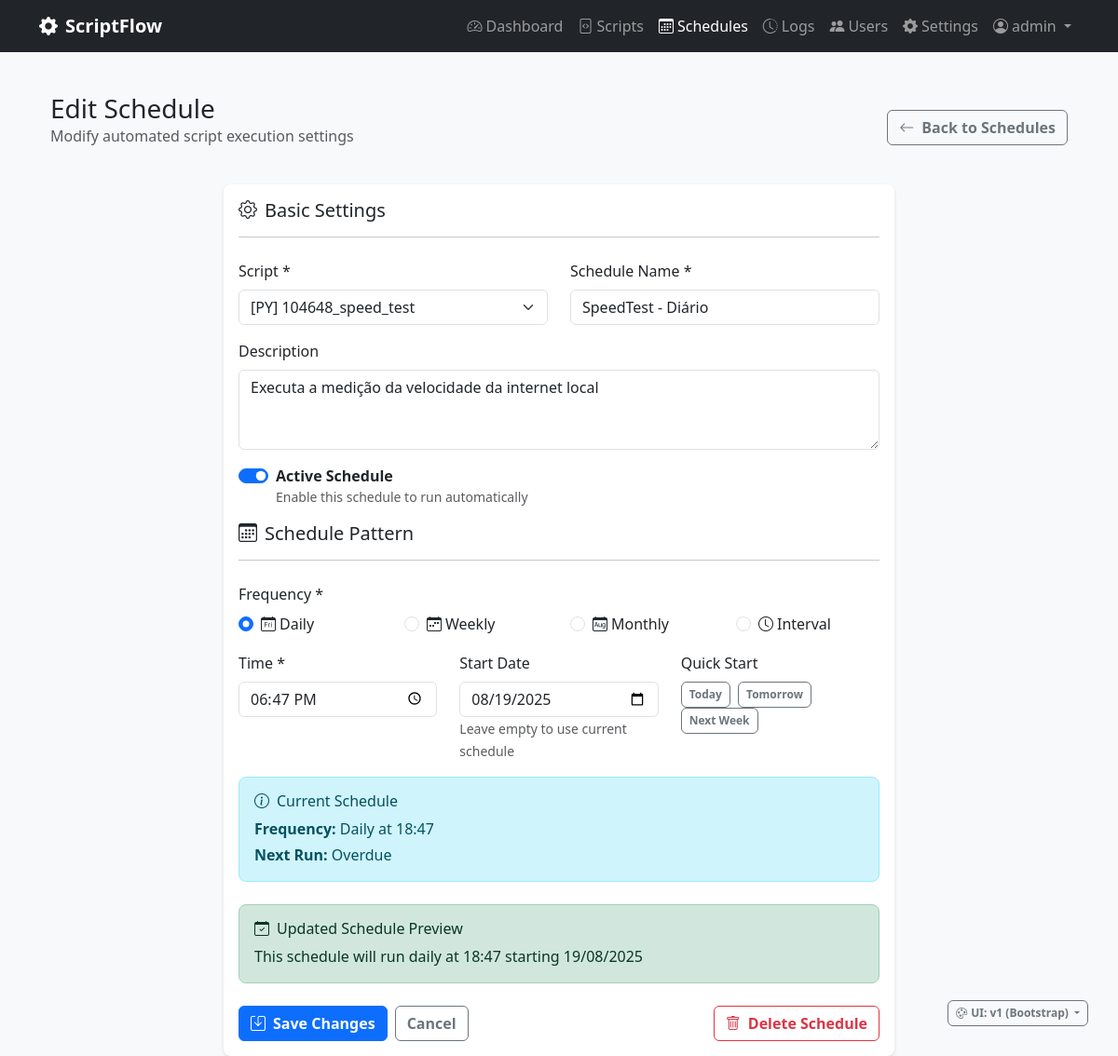
Before: /schedules/1/edit (signed in) with the older database file.
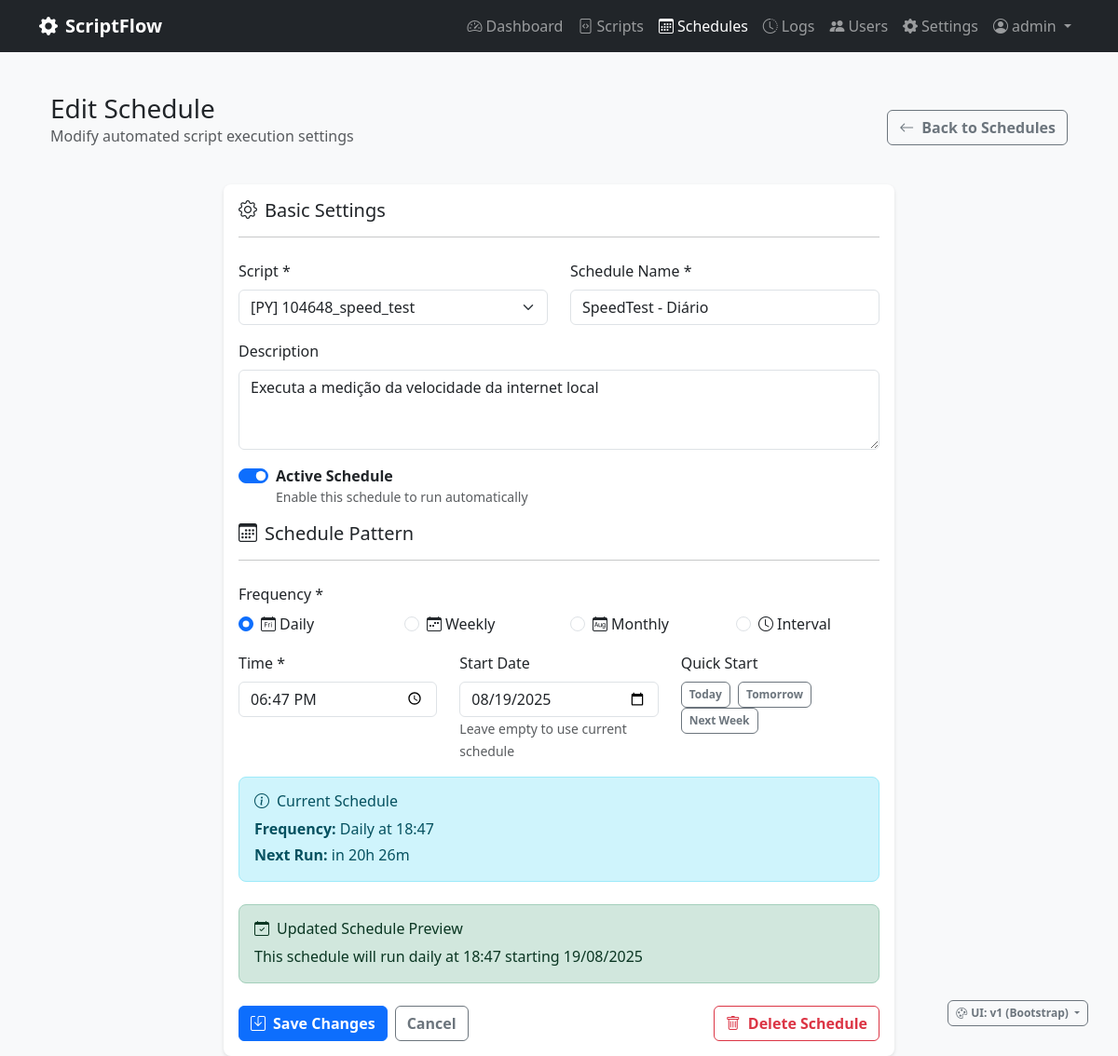
After: the same page with the newer database file.
### scriptflow.py (models this page shows, shortened)
class Schedule(db.Model):
    __tablename__ = 'schedules'
    id = db.Column(db.Integer, primary_key=True)
    name = db.Column(db.String(100), nullable=False)
    description = db.Column(db.Text)
    frequency = db.Column(db.String(20), nullable=False)  # daily, weekly, monthly, custom
    time_config = db.Column(db.Text)  # JSON string with time configuration
    is_active = db.Column(db.Boolean, default=True)
    created_at = db.Column(db.DateTime, default=datetime.now)
    updated_at = db.Column(db.DateTime, default=datetime.now, onupdate=datetime.now)
    next_run_time = db.Column(db.DateTime)
    last_execution_id = db.Column(db.Integer, db.ForeignKey('executions.id'))
    script_id = db.Column(db.Integer, db.ForeignKey('scripts.id'), nullable=False)
    user_id = db.Column(db.Integer, db.ForeignKey('users.id'), nullable=False)
    script = db.relationship('Script', backref='schedules')
    user = db.relationship('User', backref='schedules')
    last_execution = db.relationship('Execution', foreign_keys=[last_execution_id])
    @property
    def time_config_json(self):
        if self.time_config:
            try:
                return json.loads(self.time_config)
            except:
                return {}
        return {}
    @property
    def next_run_display(self):
        if not self.next_run_time:
            return "Not scheduled"
        now = datetime.now()  # Use local time instead of UTC
        delta = self.next_run_time - now
        if delta.total_seconds() < 0:
            return "Overdue"
        elif delta.total_seconds() < 3600:  # Less than 1 hour
            minutes = int(delta.total_seconds() / 60)
            return f"in {minutes}m"
        elif delta.total_seconds() < 86400:  # Less than 1 day
            hours = int(delta.total_seconds() / 3600)
            minutes = int((delta.total_seconds() % 3600) / 60)
            return f"in {hours}h {minutes}m"
        else:
            days = int(delta.total_seconds() / 86400)
            return f"in {days} days"
    @property
    def frequency_display(self):
        if self.frequency == 'daily':
            config = self.time_config_json
            if config.get('time'):
                return f"Daily at {config['time']}"
            return "Daily"
        elif self.frequency == 'monthly':
            config = self.time_config_json
            day = config.get('day', 1)
            time = config.get('time', '09:00')
            return f"Monthly (day {day}) at {time}"
        elif self.frequency == 'custom':
            return "Custom schedule"
        return self.frequency.capitalize()

### scriptflow.py (the view, shortened to what this page needs)
@app.route('/schedules/<int:schedule_id>/edit', methods=['GET', 'POST'])
@login_required
def edit_schedule(schedule_id):
    schedule = Schedule.query.filter_by(id=schedule_id, user_id=current_user.id).first_or_404()
    user_scripts = Script.query.filter_by(user_id=current_user.id, is_active=True)\
        .order_by(Script.name).all()
    return render_template(UIVersionManager.get_template_path('edit_schedule.html'), schedule=schedule, scripts=user_scripts)

### config/ui_version.py (called while the page is built)
    @classmethod
    def get_ui_version(cls):
        if request and request.args.get('ui') in ['v1', 'v2']:
            ui_version = request.args.get('ui')
            if session:
                session['ui_version'] = ui_version
            return ui_version
        if session and 'ui_version' in session:
            return session['ui_version']
        env_version = os.environ.get('UI_VERSION', '').lower()
        if env_version in ['v1', 'v2']:
            return env_version
        return cls.DEFAULT_VERSION

    @classmethod
    def get_template_path(cls, template_name):
        ui_version = cls.get_ui_version()
        return f"{ui_version}/{template_name}"

    @classmethod
    def is_modern_ui(cls):
        return cls.get_ui_version() == cls.MODERN_VERSION

### scriptflow.py (called while the page is built)
@app.context_processor
def inject_ui_version():
    try:
        return {
            'ui_info': UIVersionManager.get_ui_display_info(),
            'ui_version': UIVersionManager.get_ui_version(),
            'is_modern_ui': UIVersionManager.is_modern_ui()
        }
    except:
        return {
            'ui_info': {},
            'ui_version': 'v1',
            'is_modern_ui': False
        }

### templates/v1/edit_schedule.html (shortened to what the changed rows need)
{% extends "v1/base.html" %}
{% block content %}
<div class="container-fluid">
    <div class="row">
        <div class="col-12">
            <div class="d-flex justify-content-between align-items-center mb-4">
                <div>
                    <h1 class="h3 mb-0">Edit Schedule</h1>
                </div>
            </div>
            <div class="row justify-content-center">
                <div class="col-lg-8">
                    <div class="card">
                        <div class="card-body">
                            <form method="POST">
                                <div class="row">
                                    <div class="col-md-6">
                                        <div class="mb-3">
                                            <label for="script_id" class="form-label">Script *</label>
                                            <select class="form-select" id="script_id" name="script_id" required>
                                                {% for script in scripts %}
                                                <option value="{{ script.id }}"
                                                        {% if script.id == schedule.script_id %}selected{% endif %}>
                                                    [{{ script.script_type.upper() }}] {{ script.name }}
                                                </option>
                                                {% endfor %}
                                            </select>
                                        </div>
                                    </div>
                                    <div class="col-md-6">
                                        <div class="mb-3">
                                            <label for="name" class="form-label">Schedule Name *</label>
                                            <input type="text" class="form-control" id="name" name="name"
                                                   value="{{ schedule.name }}" required>
                                        </div>
                                    </div>
                                </div>
                                <div class="mb-3">
                                    <label for="description" class="form-label">Description</label>
                                    <textarea class="form-control" id="description" name="description" rows="3"
                                              placeholder="Optional description of what this schedule does...">{{ schedule.description or '' }}</textarea>
                                </div>
                                <div class="mb-3">
                                    <div class="form-check form-switch">
                                        <input class="form-check-input" type="checkbox" id="is_active" name="is_active"
                                               {% if schedule.is_active %}checked{% endif %}>
                                        <label class="form-check-label" for="is_active">
                                            <strong>Active Schedule</strong>
                                            <small class="d-block text-muted">Enable this schedule to run automatically</small>
                                        </label>
                                    </div>
                                </div>
                                <div class="mb-3">
                                    <div class="row">
                                        <div class="col-md-3">
                                            <div class="form-check">
                                                <input class="form-check-input" type="radio" name="frequency"
                                                       id="frequency_daily" value="daily"
                                                       {% if schedule.frequency == 'daily' %}checked{% endif %}>
                                                <label class="form-check-label" for="frequency_daily">
                                                    <i class="bi bi-calendar-day me-1"></i>Daily
                                                </label>
                                            </div>
                                        </div>
                                        <div class="col-md-3">
                                            <div class="form-check">
                                                <input class="form-check-input" type="radio" name="frequency"
                                                       id="frequency_weekly" value="weekly"
                                                       {% if schedule.frequency == 'weekly' %}checked{% endif %}>
                                                <label class="form-check-label" for="frequency_weekly">
                                                    <i class="bi bi-calendar-week me-1"></i>Weekly
                                                </label>
                                            </div>
                                        </div>
                                        <div class="col-md-3">
                                            <div class="form-check">
                                                <input class="form-check-input" type="radio" name="frequency"
                                                       id="frequency_monthly" value="monthly"
                                                       {% if schedule.frequency == 'monthly' %}checked{% endif %}>
                                                <label class="form-check-label" for="frequency_monthly">
                                                    <i class="bi bi-calendar-month me-1"></i>Monthly
                                                </label>
                                            </div>
                                        </div>
                                        <div class="col-md-3">
                                            <div class="form-check">
                                                <input class="form-check-input" type="radio" name="frequency"
                                                       id="frequency_interval" value="interval"
                                                       {% if schedule.frequency == 'interval' %}checked{% endif %}>
                                                <label class="form-check-label" for="frequency_interval">
                                                    <i class="bi bi-clock me-1"></i>Interval
                                                </label>
                                            </div>
                                        </div>
                                    </div>
                                </div>
                                <div class="row">
                                    <div class="col-md-4">
                                        <div class="mb-3">
                                            <label for="time" class="form-label">Time *</label>
                                            <input type="time" class="form-control" id="time" name="time"
                                                   value="{{ schedule.time_config_json.get('time', '09:00') }}" required>
                                        </div>
                                    </div>
                                    <div class="col-md-4">
                                        <div class="mb-3">
                                            <label for="start_date" class="form-label">Start Date</label>
                                            <input type="date" class="form-control" id="start_date" name="start_date"
                                                   value="{{ schedule.time_config_json.get('start_date', '') }}">
                                            <small class="text-muted">Leave empty to use current schedule</small>
                                        </div>
                                    </div>
                                </div>
                                        {% set current_days = schedule.time_config_json.get('days', ['monday']) %}
                                                {% set current_interval = schedule.time_config_json.get('interval_minutes', '15') %}
                                <div class="mb-4">
                                    <div class="alert alert-info">
                                        <h6 class="alert-heading">
                                            <i class="bi bi-info-circle me-2"></i>Current Schedule
                                        </h6>
                                        <p class="mb-1"><strong>Frequency:</strong> {{ schedule.frequency_display }}</p>
                                        {% if schedule.next_run_time %}
                                        <p class="mb-0"><strong>Next Run:</strong> {{ schedule.next_run_display }}</p>
                                        {% endif %}
                                    </div>
                                </div>
                            </form>
                        </div>
                    </div>
                </div>
            </div>
        </div>
    </div>
</div>
{% endblock %}

Changed rows visible on the page:
changed Schedule "Daily at 18:47": next_run_display "Overdue" → "in 20h 26m"
